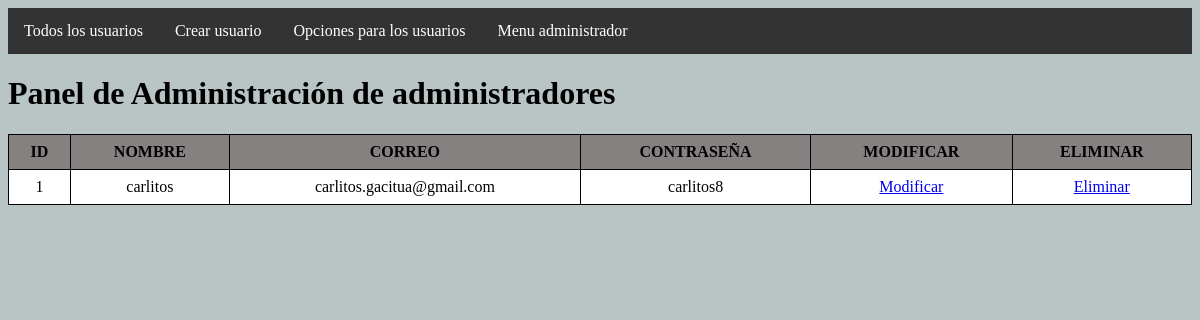
The app's page /usuarios/opciones_usuario/, older data.
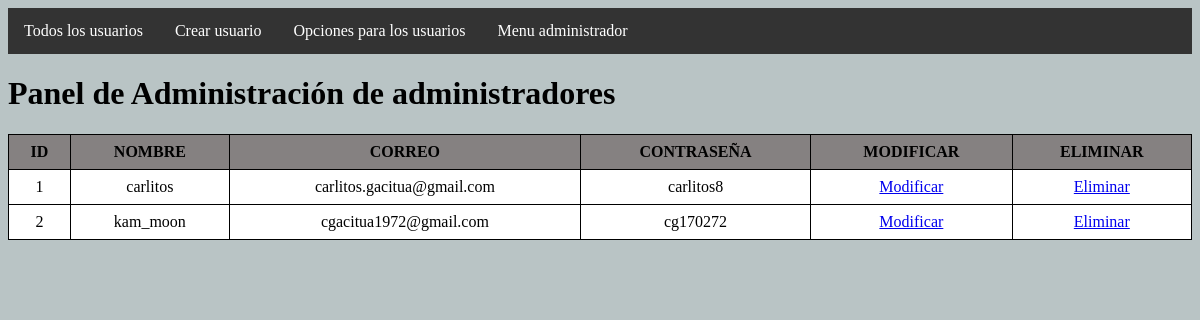
The same page, newer data.
### botilleria_covid_paginas/models.py (models this page shows, shortened)
class Usuario(models.Model):
    id_usuario = models.AutoField(primary_key=True)
    nombre_usuario = models.CharField(max_length=40, null=False)
    correo_usuario = models.CharField(max_length=50, null=False)
    contrasena_usuario = models.CharField(max_length=30, null=False)

### admin_botilleria/views.py (the view)
# urls.py: path('usuarios/opciones_usuario/',views.opciones_usuario,name='opciones_usuario'),
def opciones_usuario(request):
    usuario = Usuario.objects.all()
    context = {'usuario':usuario}
    return render(request, 'html/usuarios/opciones_usuario.html',context)

### admin_botilleria/templates/html/usuarios/opciones_usuario.html (shortened to what this page needs)
{% load static %}
<!DOCTYPE html>
<html lang="en">
<head>
    <link rel="stylesheet" href="{% static 'CSS/admin_productos.css' %}">
</head>
<body>
    <nav>
        <ul>
            <li><a href="{% url 'admin_usuarios' %}">Todos los usuarios</a></li>
            <li><a href="{% url 'crear_usuario' %}">Crear usuario</a></li>
            <li><a href="{% url 'opciones_usuario' %}">Opciones para los usuarios</a></li>
            <li><a href="{% url 'base_admin' %}">Menu administrador</a></li>
        </ul>
    </nav>
    <h1>Panel de Administración de administradores</h1>
    <table>
        {% if usuario %}
        <th>ID</th>
        <th>NOMBRE</th>
        <th>CORREO</th>
        <th>CONTRASEÑA</th>
        <th>MODIFICAR</th>
        <th>ELIMINAR</th>
        {% for user in usuario %}
            <tr>
                <td>{{user.id_usuario}}</td>
                <td>{{user.nombre_usuario}}</td>
                <td>{{user.correo_usuario}}</td>
                <td>{{user.contrasena_usuario}}</td>
                <td><a href="{% url 'encontrar_usuario' pk=user.id_usuario %}"class="btm-Modificar">Modificar</a></td>
                <td><a href="{% url 'eliminar_usuario'  pk=user.id_usuario %}"class="btm-Eliminar">Eliminar</a></td>
            </tr>
        {% endfor %}
        {% endif %}
    </table>
</body>

Row changes from the older to the newer data that the page shows:
added Usuario: id_usuario "2", nombre_usuario "kam_moon", correo_usuario "cgacitua1972@gmail.com", contrasena_usuario "cg170272"
